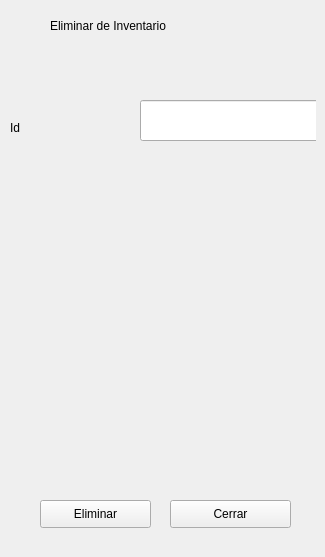
               <widget class="QWidget" name="eliminar">
                <widget class="QWidget" name="widget_5" native="true">
                 <property name="geometry">
                  <rect>
                   <x>10</x>
                   <y>10</y>
                   <width>306</width>
                   <height>538</height>
                  </rect>
                 </property>
                 <widget class="QLineEdit" name="reg_eliminarI">
                  <property name="geometry">
                   <rect>
                    <x>130</x>
                    <y>90</y>
                    <width>181</width>
                    <height>41</height>
                   </rect>
                  </property>
                 </widget>
                 <widget class="QLabel" name="label_22">
                  <property name="geometry">
                   <rect>
                    <x>40</x>
                    <y>0</y>
                    <width>241</width>
                    <height>31</height>
                   </rect>
                  </property>
                  <property name="text">
                   <string>Eliminar de Inventario</string>
                  </property>
                 </widget>
                 <widget class="QLabel" name="label_23">
                  <property name="geometry">
                   <rect>
                    <x>0</x>
                    <y>110</y>
                    <width>55</width>
                    <height>16</height>
                   </rect>
                  </property>
                  <property name="text">
                   <string>Id</string>
                  </property>
                 </widget>
                 <widget class="QPushButton" name="eliminarI">
                  <property name="geometry">
                   <rect>
                    <x>30</x>
                    <y>490</y>
                    <width>111</width>
                    <height>28</height>
                   </rect>
                  </property>
                  <property name="text">
                   <string>Eliminar</string>
                  </property>
                  <property name="icon">
                   <iconset>
                    <normaloff>img/basura.png</normaloff>img/basura.png</iconset>
                  </property>
                  <property name="iconSize">
                   <size>
                    <width>28</width>
                    <height>28</height>
                   </size>
                  </property>
                 </widget>
                 <widget class="QPushButton" name="pushButton_2">
                  <property name="geometry">
                   <rect>
                    <x>160</x>
                    <y>490</y>
                    <width>121</width>
                    <height>28</height>
                   </rect>
                  </property>
                  <property name="text">
                   <string>Cerrar</string>
                  </property>
                  <property name="icon">
                   <iconset>
                    <normaloff>img/cancelar.png</normaloff>img/cancelar.png</iconset>
                  </property>
                  <property name="iconSize">
                   <size>
                    <width>28</width>
                    <height>28</height>
                   </size>
                  </property>
                 </widget>
                </widget>
               </widget>
